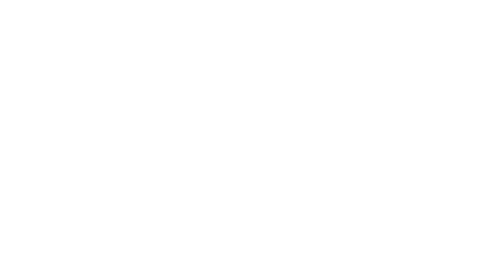
Frame 1 (no input)
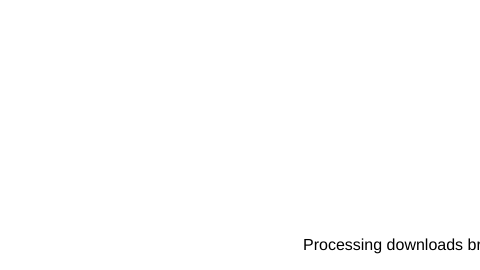
Frame 60 (no input)
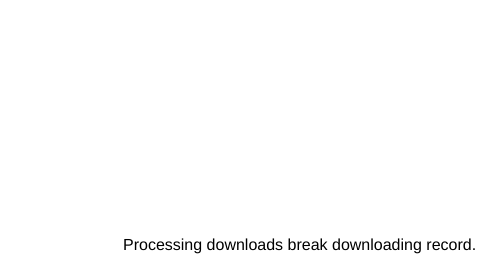
Frame 120 (the mouse pressed at the canvas centre since frame 60)

The p5.js sketch that drew these frames (run headless with seeded random() and noise() and a simulated clock; from frame 60 on, the mouse is pressed at the canvas centre):

// p5.js sketch
// ── sketch.js
// Learning Processing
// Daniel Shiffman
// http://www.learningprocessing.com

// Example 17-3: Scrolling headlines 

// An array of news headlines
var headlines = [
  "Processing downloads break downloading record.", 
  "New study shows computer programming lowers cholesterol.",
];

var x; // Horizontal location
var index = 0;

function setup() {
  createCanvas(480, 270);

  // Initialize headline offscreen
  x = width;
}

function draw() {
  background(255);
  fill(0);

  // Display headline at x location
  textFont("Arial", 16);
  textAlign(LEFT);

  // A specific String from the array is displayed according to the value of the "index" variable.
  text(headlines[index], x, height-20); 

  // Decrement x
  x = x - 3;

  // If x is less than the negative width, then it is off the screen
  // textWidth() is used to calculate the width of the current String.
  var w = textWidth(headlines[index]); 
  if (x < -w) {
    x = width;
    // index is incremented when the current String has left the screen in order to display a new String.
    index = (index + 1) % headlines.length;
  }
}
